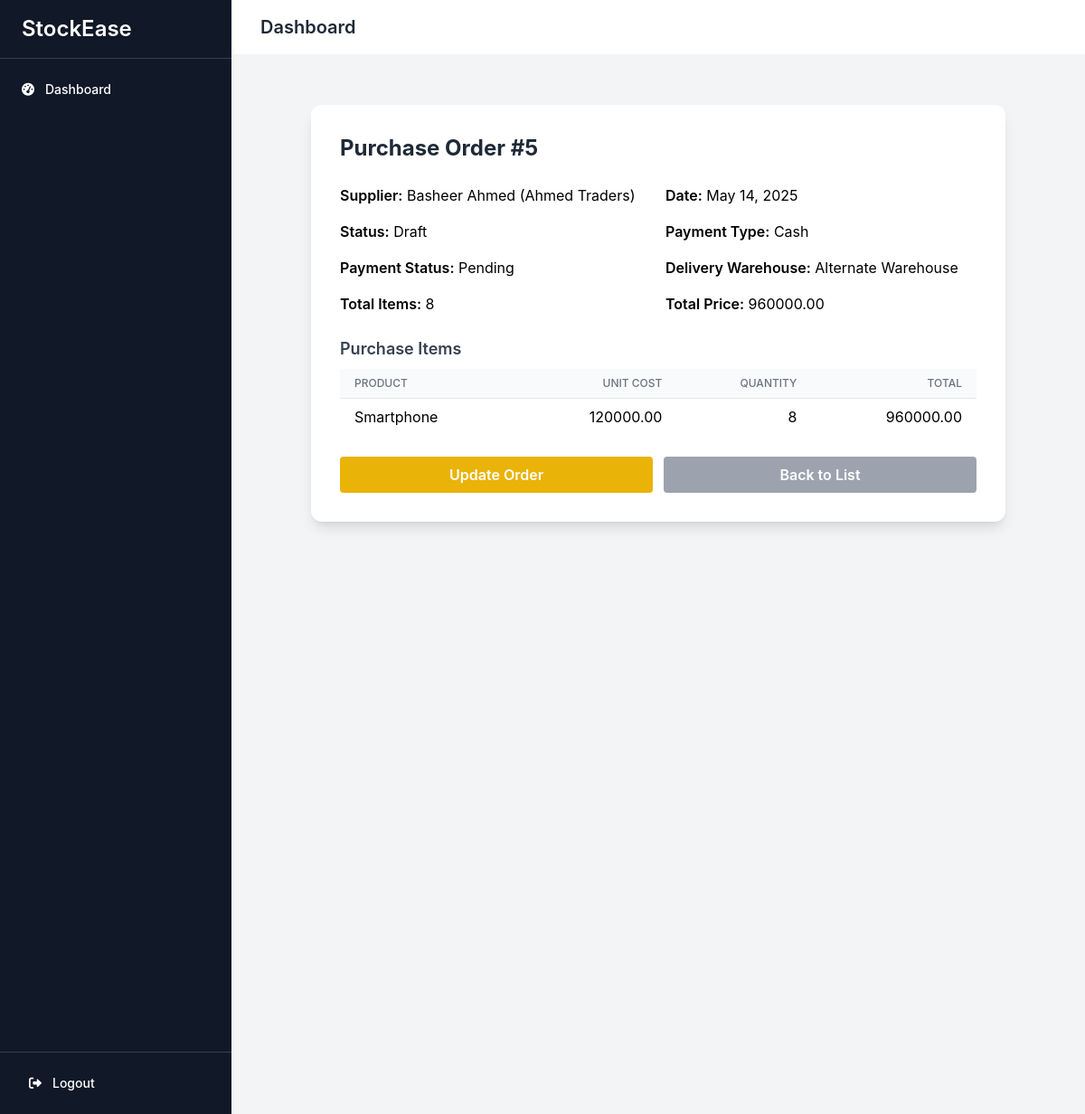
Page /purchaseorders/5/ on the committed database.
### core/models.py (models this page shows, shortened)
class PurchaseOrder(models.Model):
    date = models.DateField()
    deliveryDate = models.DateField(null=True, blank=True)
    supplier = models.ForeignKey(Supplier, on_delete=models.SET_NULL,null=True, related_name='purchase_orders')
    STATUS_CHOICES = [
        ('DRAFT', 'Draft'),
        ('APPROVED', 'Approved'), # Approved, ready to send to supplier
        ('ORDERED', 'Ordered'), # Sent to supplier
        ('RECEIVED', 'Received'), # All items received
        ('CANCELLED', 'Cancelled'),
    ]
    PAYMENT_CHOICES = [
        ('CASH', 'Cash'),
        ('CHEQUE', 'Cheque'),
        ('BANK_TRANSFER', 'Bank Transfer'),
        ('MOBILE_PAYMENT', 'Mobile Payment'),
        ('OTHER', 'Other'),
    ]
    PAYMENT_STATUS_CHOICES = [
        ('PENDING', 'Pending'),
        ('PAID', 'Paid'),
    ]
    status = models.CharField(max_length=100, choices=STATUS_CHOICES, default='DRAFT')
    totalPrice = models.DecimalField(max_digits=12, decimal_places=2, default=0)
    totalItems = models.PositiveIntegerField(default=0, editable=False)
    createdBy = models.ForeignKey(User, on_delete=models.SET_NULL, null=True)
    paymentStatus = models.CharField(max_length=100, default='Pending', choices=PAYMENT_STATUS_CHOICES)
    paymentType = models.CharField(max_length=100, default='Cash', choices=PAYMENT_CHOICES)
    deliveryWarehouse = models.ForeignKey(
        Warehouse,
        on_delete=models.PROTECT,
        null=True,
        blank=True,
        help_text="The warehouse where these items will be delivered"
    )

class Supplier(models.Model):
    first_name = models.CharField(max_length=255)
    last_name = models.CharField(max_length=255)
    email = models.EmailField(max_length=255, unique=True)
    address_street = models.CharField(max_length=255)
    address_city = models.CharField(max_length=255)
    address_postcode = models.CharField(max_length=20)
    telephone = models.CharField(max_length=11)
    businessName = models.CharField(max_length=255)
    accountNumber = models.CharField(max_length=100)

class Warehouse(models.Model):
    name = models.CharField(max_length=255)
    isRefrigerated = models.BooleanField(default=False)
    location = models.ForeignKey(Location, on_delete=models.CASCADE, related_name='warehouses')

class PurchaseItem(models.Model):
    purchaseOrder = models.ForeignKey(PurchaseOrder, on_delete=models.CASCADE)
    product = models.ForeignKey(Product, on_delete=models.CASCADE)
    unitCostPrice = models.DecimalField(max_digits=10, decimal_places=2, default=0)
    orderQuantity = models.PositiveIntegerField(default=0, validators=[MinValueValidator(1)])
    totalAmount = models.DecimalField(max_digits=12, decimal_places=2, editable=False)

class Product(models.Model):
    barCode = models.CharField(max_length=255, unique=True)
    name = models.CharField(max_length=255)
    description = models.TextField()
    category = models.ForeignKey(Category, on_delete=models.CASCADE)
    expiryDate = models.DateField(null=True, blank=True)
    averageCostPrice = models.DecimalField(
        max_digits=10,
        decimal_places=2,
        default=0,
        help_text="Average cost price of the product"
    )
    sellingPrice = models.DecimalField(max_digits=10, decimal_places=2)
    packedWeight = models.FloatField(blank=True, null=True)
    packedHeight = models.FloatField(blank=True, null=True)
    packedWidth = models.FloatField(blank=True, null=True)
    packedDepth = models.FloatField(blank=True, null=True)
    refrigerated = models.BooleanField(default=False)
    warehouses = models.ManyToManyField('Warehouse', through='Inventory')

### core/views.py (the view)
# urls.py: path('purchaseorders/<int:pk>/', views.purchaseorder_detail, name='purchaseorder_detail'),
def purchaseorder_detail(request, pk):
    order = get_object_or_404(PurchaseOrder, pk=pk)
    items = order.purchaseitem_set.select_related('product').all()
    return render(request, 'core/purchaseorder_detail.html', {
        'order': order,
        'items': items,
    })

### core/templates/core/purchaseorder_detail.html (shortened to what this page needs)
{% extends 'core/base.html' %}
{% load static %}
{% block content %}
<div class="min-h-screen bg-gray-100 py-8">
  <div class="max-w-3xl mx-auto bg-white rounded-xl shadow-lg p-8">
    <h2 class="text-2xl font-bold text-gray-800 mb-6">Purchase Order #{{ order.id }}</h2>
    <div class="mb-4 grid grid-cols-1 md:grid-cols-2 gap-4">
      <div><span class="font-semibold">Supplier:</span> {{ order.supplier.first_name }} {{ order.supplier.last_name }} ({{ order.supplier.businessName }})</div>
      <div><span class="font-semibold">Date:</span> {{ order.date }}</div>
      <div><span class="font-semibold">Status:</span> {{ order.get_status_display }}</div>
      <div><span class="font-semibold">Payment Type:</span> {{ order.get_paymentType_display }}</div>
      <div><span class="font-semibold">Payment Status:</span> {{ order.get_paymentStatus_display }}</div>
      <div><span class="font-semibold">Delivery Warehouse:</span> {{ order.deliveryWarehouse.name }}</div>
      <div><span class="font-semibold">Total Items:</span> {{ order.totalItems }}</div>
      <div><span class="font-semibold">Total Price:</span> {{ order.totalPrice }}</div>
    </div>
    <h3 class="text-lg font-semibold text-gray-700 mb-2 mt-6">Purchase Items</h3>
    <div class="overflow-x-auto">
      <table class="min-w-full divide-y divide-gray-200">
        <thead class="bg-gray-50">
          <tr>
            <th class="px-4 py-2 text-left text-xs font-medium text-gray-500 uppercase">Product</th>
            <th class="px-4 py-2 text-right text-xs font-medium text-gray-500 uppercase">Unit Cost</th>
            <th class="px-4 py-2 text-right text-xs font-medium text-gray-500 uppercase">Quantity</th>
            <th class="px-4 py-2 text-right text-xs font-medium text-gray-500 uppercase">Total</th>
          </tr>
        </thead>
        <tbody class="bg-white divide-y divide-gray-100">
          {% for item in items %}
          <tr>
            <td class="px-4 py-2">{{ item.product.name }}</td>
            <td class="px-4 py-2 text-right">{{ item.unitCostPrice }}</td>
            <td class="px-4 py-2 text-right">{{ item.orderQuantity }}</td>
            <td class="px-4 py-2 text-right">{{ item.totalAmount }}</td>
          </tr>
          {% empty %}
          <tr><td colspan="4" class="text-center py-4 text-gray-500">No items found.</td></tr>
          {% endfor %}
        </tbody>
      </table>
    </div>
    <div class="flex gap-3 pt-6">
      <a href="#" class="w-1/2 py-2 px-4 bg-yellow-500 hover:bg-yellow-600 text-white font-semibold rounded text-center transition">Update Order</a>
      <a href="{% url 'purchaseorder_list' %}" class="w-1/2 py-2 px-4 bg-gray-400 hover:bg-gray-500 text-white font-semibold rounded text-center transition">Back to List</a>
    </div>
  </div>
</div>
{% endblock %}

### rows in the picture
PurchaseOrder: id "5", supplier.first_name "Basheer", supplier.last_name "Ahmed", supplier.businessName "Ahmed Traders", date "May 14, 2025", status "Draft", paymentType "Cash", paymentStatus "Pending", deliveryWarehouse.name "Alternate Warehouse", totalItems "8", totalPrice "960000.00"
PurchaseItem: product.name "Smartphone", unitCostPrice "120000.00", orderQuantity "8", totalAmount "960000.00"
